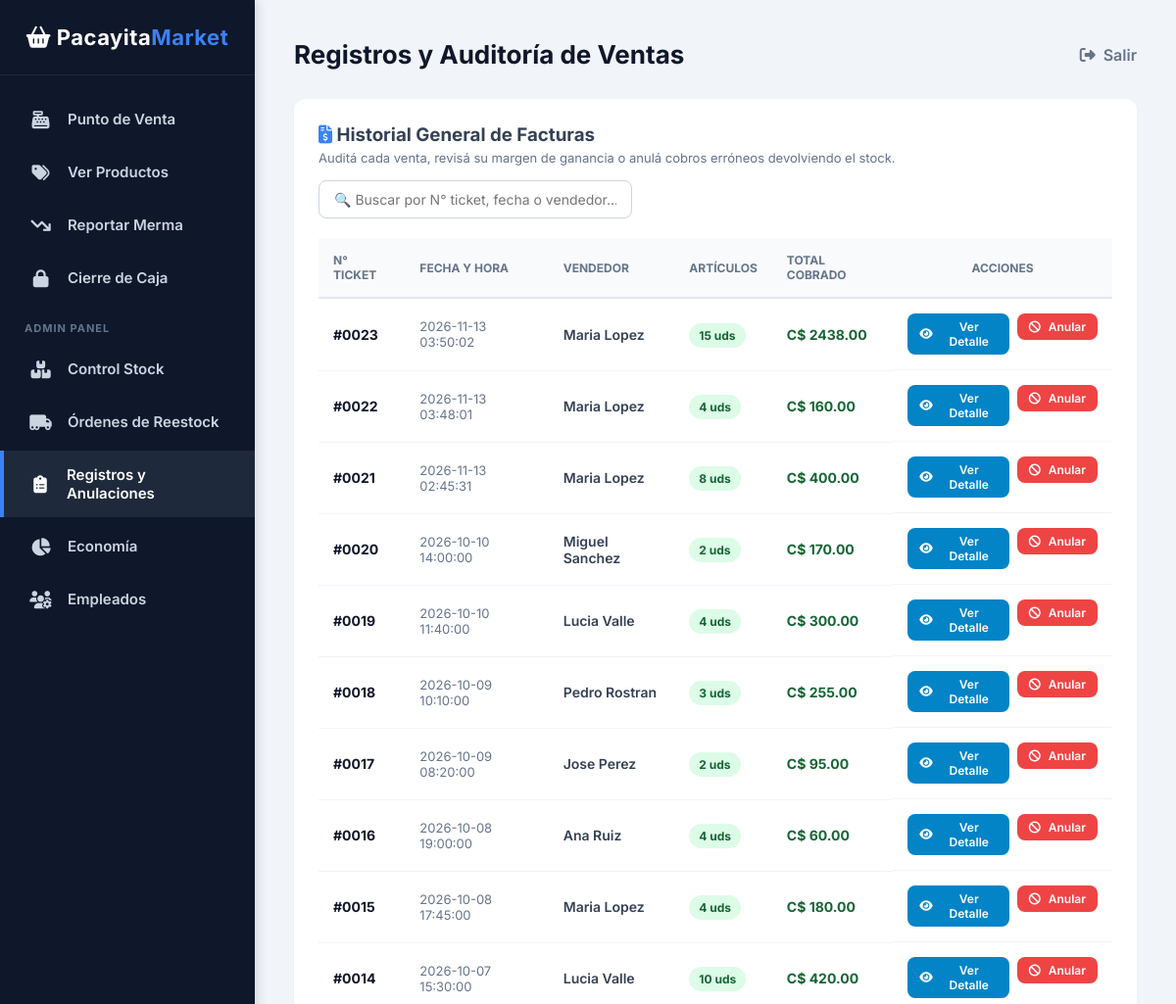
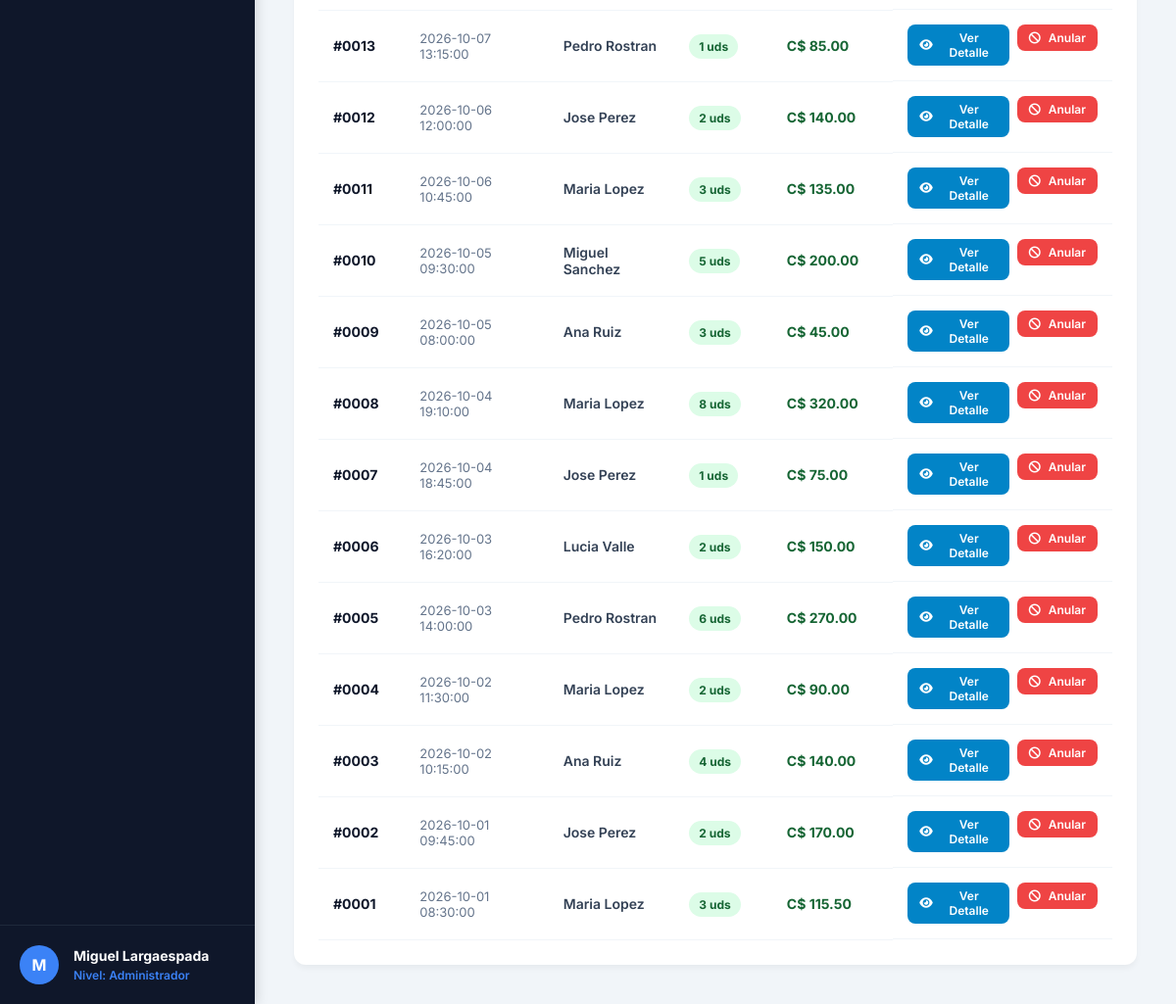
Page /registros (signed in) on the committed database (2 pictures, top to bottom).
### tables this page shows
CREATE TABLE VENTA (
    id_venta INTEGER PRIMARY KEY AUTOINCREMENT,
    id_usuario INTEGER NOT NULL,
    fecha_hora DATETIME DEFAULT CURRENT_TIMESTAMP,
    total REAL NOT NULL,
    FOREIGN KEY (id_usuario) REFERENCES USUARIO(id_usuario)
);

CREATE TABLE USUARIO (
    id_usuario INTEGER PRIMARY KEY AUTOINCREMENT,
    id_rol INTEGER NOT NULL,
    nombre TEXT NOT NULL,
    username TEXT NOT NULL UNIQUE,
    password TEXT NOT NULL,
    FOREIGN KEY (id_rol) REFERENCES ROL(id_rol)
);

### app.py (the view)
@app.route("/registros")
def registros():
    if 'id_usuario' not in session or session.get('id_rol') != 1:
        return redirect("/caja")
    conn = get_db_connection()
    ventas = conn.execute("""
        SELECT V.id_venta, V.fecha_hora, V.total, U.nombre AS vendedor,
               (SELECT COALESCE(SUM(cantidad), 0) FROM DETALLE_VENTA WHERE id_venta = V.id_venta) AS cant_productos
        FROM VENTA V
        INNER JOIN USUARIO U ON V.id_usuario = U.id_usuario
        ORDER BY V.id_venta DESC
    """).fetchall()
    conn.close()
    return render_template("registros.html", ventas=ventas)

### app.py (called while the page is built)
def get_db_connection():
    conn = sqlite3.connect('MinMarketPacaya.db')
    conn.row_factory = sqlite3.Row
    return conn

### templates/registros.html (shortened to what this page needs)
{% extends "base.html" %}
{% block titulo %}Registros y Auditoría de Ventas{% endblock %}
{% block contenido %}
<div class="card">
    <div style="display: flex; justify-content: space-between; align-items: center; margin-bottom: 20px; flex-wrap: wrap; gap: 15px;">
        <div>
            <h3><i class="fa-solid fa-file-invoice-dollar" style="color: var(--accent);"></i> Historial General de Facturas</h3>
            <p style="font-size: 13px; color: #64748b; margin-top: 4px;">Auditá cada venta, revisá su margen de ganancia o anulá cobros erróneos devolviendo el stock.</p>
        </div>
        <input type="text" id="buscarRegistro" placeholder="🔍 Buscar por N° ticket, fecha o vendedor..."
               style="padding: 10px 15px; width: 320px; border-radius: 8px; border: 1px solid #cbd5e1; font-size: 14px;">
    </div>
    <table id="tablaRegistros">
        <thead>
            <tr>
                <th>N° Ticket</th>
                <th>Fecha y Hora</th>
                <th>Vendedor</th>
                <th>Artículos</th>
                <th>Total Cobrado</th>
                <th style="text-align: center;">Acciones</th>
            </tr>
        </thead>
        <tbody>
            {% for v in ventas %}
            <tr>
                <td style="font-weight: 700; color: #0f172a;">#{{ "%04d"|format(v['id_venta']) }}</td>
                <td style="color: #64748b; font-size: 13px;">{{ v['fecha_hora'] }}</td>
                <td style="font-weight: 600;">{{ v['vendedor'] }}</td>
                <td><span class="badge-success">{{ v['cant_productos'] }} uds</span></td>
                <td style="font-weight: 700; color: #166534;">C$ {{ "%.2f"|format(v['total']) }}</td>
                <td style="text-align: center; display: flex; justify-content: center; gap: 8px;">
                    <button type="button" class="btn" style="padding: 6px 12px; font-size: 12px; background: #0284c7;"
                            data-id="{{ v['id_venta'] }}"
                            data-ticket="#{{ '%04d'|format(v['id_venta']) }}"
                            data-total="{{ '%.2f'|format(v['total']) }}"
                            onclick="verDetalleVenta(this)">
                        <i class="fa-solid fa-eye"></i> Ver Detalle
                    </button>
                    <form action="/registros/anular/{{ v['id_venta'] }}" method="POST" style="margin: 0;"
                          data-ticket="#{{ '%04d'|format(v['id_venta']) }}"
                          onsubmit="return confirmarAnulacion(this)">
                        <button type="submit" class="btn" style="padding: 6px 12px; font-size: 12px; background: #ef4444;">
                            <i class="fa-solid fa-ban"></i> Anular
                        </button>
                    </form>
                </td>
            </tr>
            {% endfor %}
        </tbody>
    </table>
</div>
{% endblock %}

### templates/base.html (style rules this page uses)
:root { --sidebar-bg: #0f172a; --sidebar-hover: #1e293b; --accent: #3b82f6; --accent-hover: #2563eb; --bg-main: #f1f5f9; --text-dark: #334155; }
* { margin: 0; padding: 0; box-sizing: border-box; font-family: 'Inter', sans-serif; }
body { display: flex; height: 100vh; background-color: var(--bg-main); color: var(--text-dark); }
.card { background: white; padding: 25px; border-radius: 12px; box-shadow: 0 4px 6px -1px rgba(0,0,0,0.05); }
.btn { background: var(--accent); color: white; padding: 10px 20px; border: none; border-radius: 8px; font-weight: 600; cursor: pointer; transition: 0.2s; display: inline-flex; align-items: center; gap: 8px; }
table { width: 100%; border-collapse: collapse; margin-top: 15px; }
th { background: #f8fafc; color: #64748b; text-transform: uppercase; font-size: 12px; padding: 15px; text-align: left; border-bottom: 2px solid #e2e8f0; }
td { padding: 15px; border-bottom: 1px solid #f1f5f9; font-size: 14px; color: #334155; vertical-align: middle; }
.badge-success { background: #dcfce7; color: #166534; padding: 5px 10px; border-radius: 20px; font-size: 12px; font-weight: bold; }

### rows in the picture
VENTA: id_venta "0023", fecha_hora "2026-11-13 03:50:02", vendedor "Maria Lopez", cant_productos "15", total "2438.00"
VENTA: id_venta "0022", fecha_hora "2026-11-13 03:48:01", vendedor "Maria Lopez", cant_productos "4", total "160.00"
VENTA: id_venta "0021", fecha_hora "2026-11-13 02:45:31", vendedor "Maria Lopez", cant_productos "8", total "400.00"
VENTA: id_venta "0020", fecha_hora "2026-10-10 14:00:00", vendedor "Miguel Sanchez", cant_productos "2", total "170.00"
VENTA: id_venta "0019", fecha_hora "2026-10-10 11:40:00", vendedor "Lucia Valle", cant_productos "4", total "300.00"
VENTA: id_venta "0018", fecha_hora "2026-10-09 10:10:00", vendedor "Pedro Rostran", cant_productos "3", total "255.00"
VENTA: id_venta "0017", fecha_hora "2026-10-09 08:20:00", vendedor "Jose Perez", cant_productos "2", total "95.00"
VENTA: id_venta "0016", fecha_hora "2026-10-08 19:00:00", vendedor "Ana Ruiz", cant_productos "4", total "60.00"
VENTA: id_venta "0015", fecha_hora "2026-10-08 17:45:00", vendedor "Maria Lopez", cant_productos "4", total "180.00"
VENTA: id_venta "0014", fecha_hora "2026-10-07 15:30:00", vendedor "Lucia Valle", cant_productos "10", total "420.00"
VENTA: id_venta "0013", fecha_hora "2026-10-07 13:15:00", vendedor "Pedro Rostran", cant_productos "1", total "85.00"
VENTA: id_venta "0012", fecha_hora "2026-10-06 12:00:00", vendedor "Jose Perez", cant_productos "2", total "140.00"
VENTA: id_venta "0011", fecha_hora "2026-10-06 10:45:00", vendedor "Maria Lopez", cant_productos "3", total "135.00"
VENTA: id_venta "0010", fecha_hora "2026-10-05 09:30:00", vendedor "Miguel Sanchez", cant_productos "5", total "200.00"
VENTA: id_venta "0009", fecha_hora "2026-10-05 08:00:00", vendedor "Ana Ruiz", cant_productos "3", total "45.00"
VENTA: id_venta "0008", fecha_hora "2026-10-04 19:10:00", vendedor "Maria Lopez", cant_productos "8", total "320.00"
VENTA: id_venta "0007", fecha_hora "2026-10-04 18:45:00", vendedor "Jose Perez", cant_productos "1", total "75.00"
VENTA: id_venta "0006", fecha_hora "2026-10-03 16:20:00", vendedor "Lucia Valle", cant_productos "2", total "150.00"
VENTA: id_venta "0005", fecha_hora "2026-10-03 14:00:00", vendedor "Pedro Rostran", cant_productos "6", total "270.00"
VENTA: id_venta "0004", fecha_hora "2026-10-02 11:30:00", vendedor "Maria Lopez", cant_productos "2", total "90.00"
VENTA: id_venta "0003", fecha_hora "2026-10-02 10:15:00", vendedor "Ana Ruiz", cant_productos "4", total "140.00"
VENTA: id_venta "0002", fecha_hora "2026-10-01 09:45:00", vendedor "Jose Perez", cant_productos "2", total "170.00"
VENTA: id_venta "0001", fecha_hora "2026-10-01 08:30:00", vendedor "Maria Lopez", cant_productos "3", total "115.50"

### other values in the picture
{{ session.get('nombre', 'Usuario')[0]|upper }} "M"
{{ session.get('nombre', 'Usuario Invitado') }} "Miguel Largaespada"
